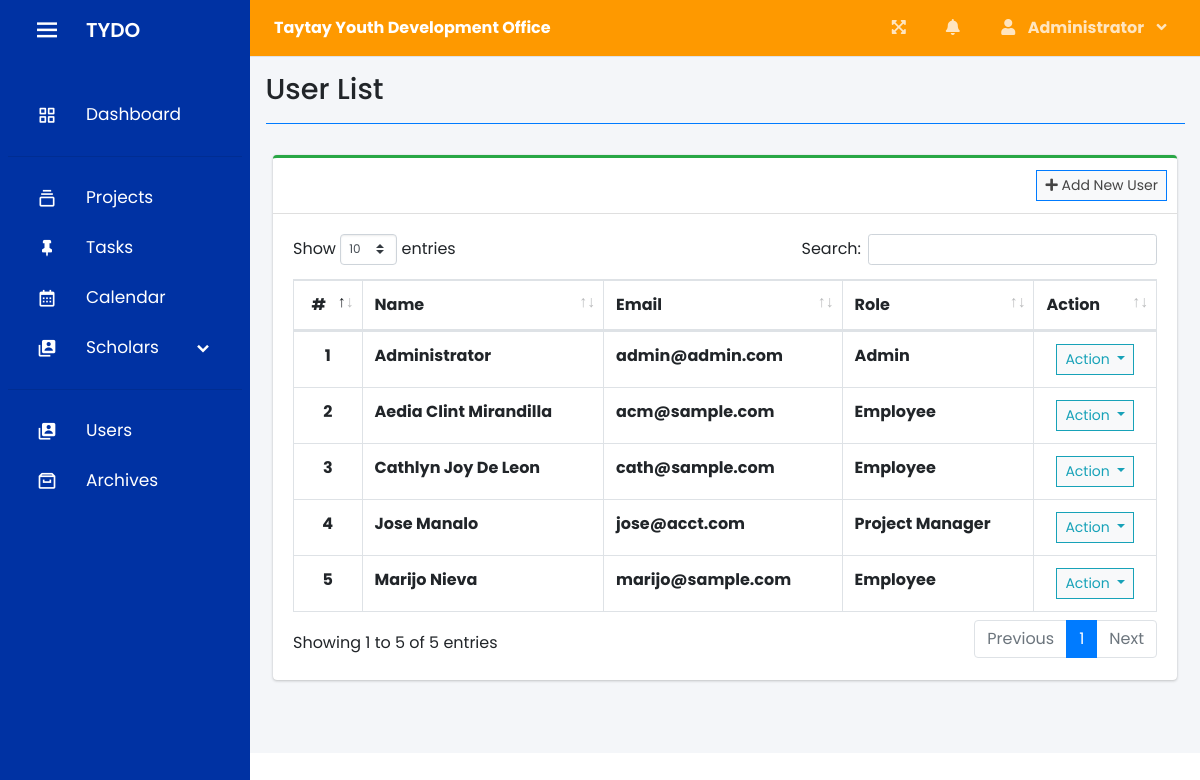
The page /index.php?page=user_list (signed in) on the database as committed earlier.
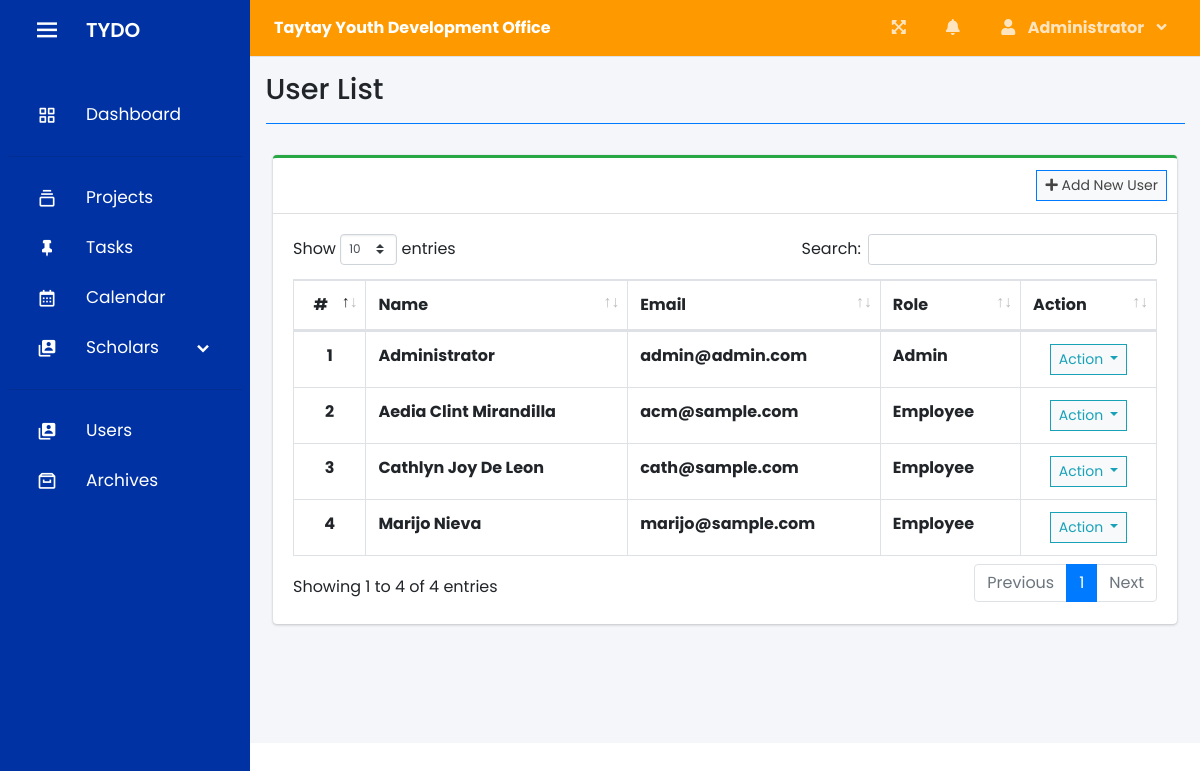
The same page on the database as committed later.
### tables this page shows
CREATE TABLE `users` (
  `id` int(30) NOT NULL,
  `firstname` varchar(200) NOT NULL,
  `lastname` varchar(200) NOT NULL,
  `email` varchar(200) NOT NULL,
  `password` text NOT NULL,
  `type` tinyint(1) NOT NULL DEFAULT 2 COMMENT '1 = admin, 2 = staff',
  `avatar` text NOT NULL DEFAULT 'no-image-available.png',
  `date_created` datetime NOT NULL DEFAULT current_timestamp()
);

### user_list.php (the view, shortened to what this page needs)
<?php include'db_connect.php' ?>
<div class="col-lg-12">
	<div class="card card-outline card-success">
		<div class="card-header">
			<div class="card-tools">
				<a class="btn btn-block btn-sm btn-default btn-flat border-primary" href="./index.php?page=new_user"><i class="fa fa-plus"></i> Add New User</a>
			</div>
		</div>
		<div class="card-body">
			<table class="table tabe-hover table-bordered" id="list">
				<thead>
					<tr>
						<th class="text-center">#</th>
						<th>Name</th>
						<th>Email</th>
						<th>Role</th>
						<th>Action</th>
					</tr>
				</thead>
				<tbody>
					<?php
					$i = 1;
					$type = array('',"Admin","Project Manager","Employee");
					$qry = $conn->query("SELECT *,concat(firstname,' ',lastname) as name FROM users order by concat(firstname,' ',lastname) asc");
					while($row= $qry->fetch_assoc()):
					?>
					<tr>
						<th class="text-center"><?php echo $i++ ?></th>
						<td><b><?php echo ucwords($row['name']) ?></b></td>
						<td><b><?php echo $row['email'] ?></b></td>
						<td><b><?php echo $type[$row['type']] ?></b></td>
						<td class="text-center">
							<button type="button" class="btn btn-default btn-sm btn-flat border-info wave-effect text-info dropdown-toggle" data-toggle="dropdown" aria-expanded="true">
		                      Action
		                    </button>
						</td>
					</tr>
				<?php endwhile; ?>
				</tbody>
			</table>
		</div>
	</div>
</div>

Rows that differ between the two databases and show on the page:
removed users: name "Jose Manalo", email "jose@acct.com", type "Project Manager"
Other text that changed with them:
text written by a page script: "Show entries Search: Showing 1 to 5 of 5 entries Previous 1 Next" → "Show entries Search: Showing 1 to 4 of 4 entries Previous 1 Next"
